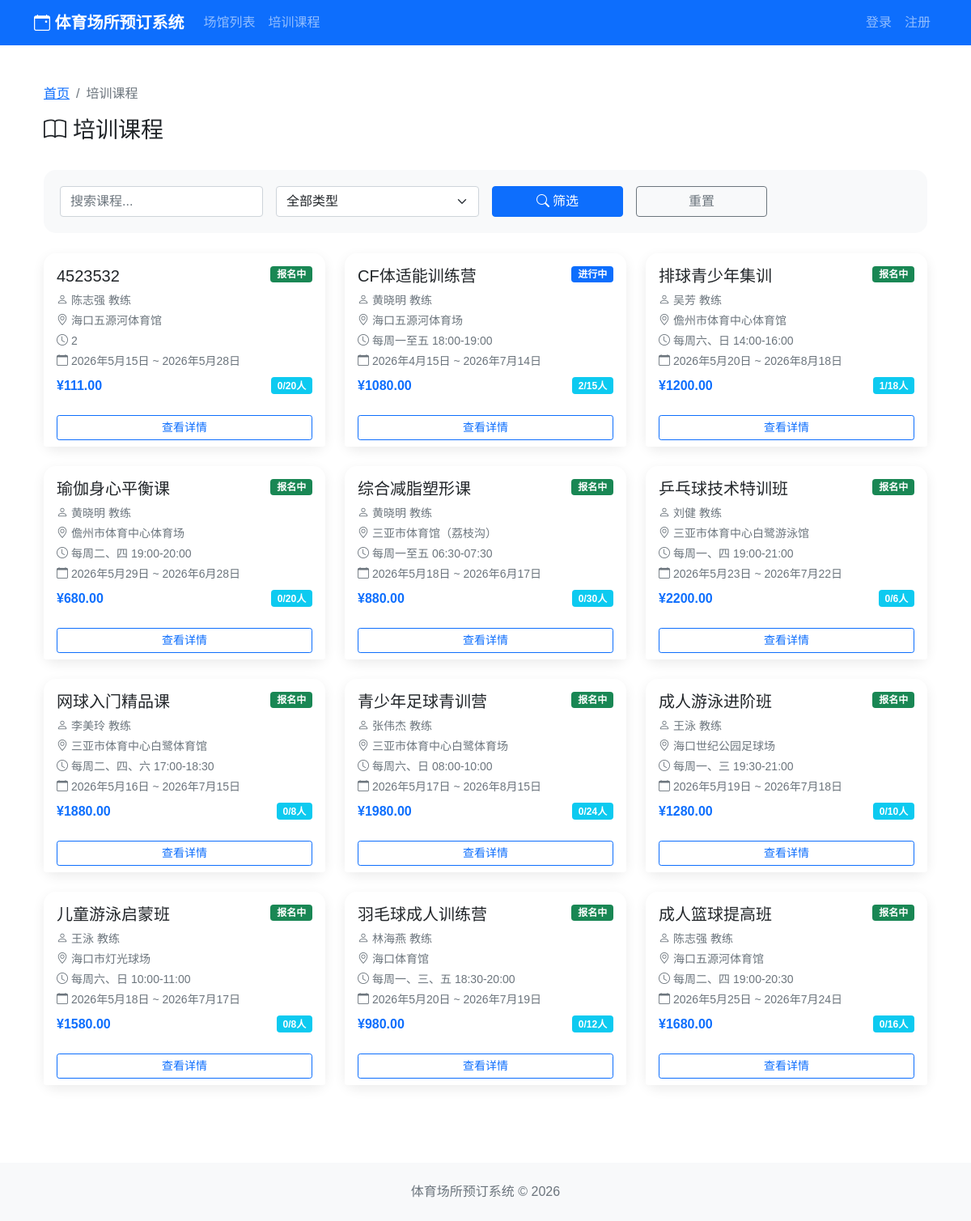
Page /courses/ on the committed database.
### courses/models.py (models this page shows, shortened)
class Course(models.Model):
    COURSE_TYPE_CHOICES = (
        ('football', '足球'),
        ('basketball', '篮球'),
        ('tennis', '网球'),
        ('badminton', '羽毛球'),
        ('swimming', '游泳'),
        ('table_tennis', '乒乓球'),
        ('fitness', '健身'),
        ('other', '其他'),
    )
    STATUS_CHOICES = (
        ('enrolling', '报名中'),
        ('in_progress', '进行中'),
        ('completed', '已结课'),
        ('cancelled', '已取消'),
    )
    name = models.CharField(max_length=100, verbose_name='课程名称')
    coach = models.ForeignKey(Coach, on_delete=models.CASCADE, related_name='courses', verbose_name='授课教练')
    venue = models.ForeignKey(Venue, on_delete=models.CASCADE, related_name='courses', verbose_name='上课场馆')
    course_type = models.CharField(max_length=20, choices=COURSE_TYPE_CHOICES, verbose_name='课程类型')
    description = models.TextField(blank=True, verbose_name='课程描述')
    max_students = models.IntegerField(default=20, verbose_name='最大人数')
    price = models.DecimalField(max_digits=10, decimal_places=2, verbose_name='课程价格')
    start_date = models.DateField(verbose_name='开课日期')
    end_date = models.DateField(verbose_name='结课日期')
    schedule = models.CharField(max_length=200, verbose_name='上课时间')
    status = models.CharField(max_length=20, choices=STATUS_CHOICES, default='enrolling', verbose_name='状态')
    created_at = models.DateTimeField(auto_now_add=True, verbose_name='创建时间')
    updated_at = models.DateTimeField(auto_now=True, verbose_name='更新时间')
    class Meta:
        db_table = 'courses'
        verbose_name = '课程'
        verbose_name_plural = '课程'
        ordering = ['-created_at']
    @property
    def enrolled_count(self):
        return self.enrollments.filter(status='enrolled').count()

class Coach(models.Model):
    GENDER_CHOICES = (
        ('male', '男'),
        ('female', '女'),
    )
    STATUS_CHOICES = (
        ('active', '在职'),
        ('inactive', '离职'),
    )
    name = models.CharField(max_length=50, verbose_name='教练姓名')
    gender = models.CharField(max_length=10, choices=GENDER_CHOICES, verbose_name='性别')
    phone = models.CharField(max_length=20, verbose_name='联系电话')
    email = models.EmailField(blank=True, verbose_name='邮箱')
    avatar = models.ImageField(upload_to='coaches/', default='coaches/default.jpg', verbose_name='头像')
    speciality = models.CharField(max_length=200, verbose_name='擅长项目')
    description = models.TextField(blank=True, verbose_name='个人简介')
    experience = models.IntegerField(default=0, verbose_name='教龄(年)')
    certificate = models.CharField(max_length=200, blank=True, verbose_name='资质证书')
    status = models.CharField(max_length=20, choices=STATUS_CHOICES, default='active', verbose_name='状态')
    created_at = models.DateTimeField(auto_now_add=True, verbose_name='创建时间')
    updated_at = models.DateTimeField(auto_now=True, verbose_name='更新时间')
    class Meta:
        db_table = 'coaches'
        verbose_name = '教练'
        verbose_name_plural = '教练'

### venues/models.py (models this page shows, shortened)
class Venue(models.Model):
    VENUE_TYPE_CHOICES = (
        ('football', '足球场'),
        ('basketball', '篮球场'),
        ('tennis', '网球场'),
        ('badminton', '羽毛球场'),
        ('swimming', '游泳池'),
        ('table_tennis', '乒乓球室'),
        ('fitness', '健身房'),
        ('other', '其他'),
    )
    STATUS_CHOICES = (
        ('open', '开放'),
        ('closed', '关闭'),
        ('maintenance', '维护中'),
    )
    name = models.CharField(max_length=100, verbose_name='场馆名称')
    venue_type = models.CharField(max_length=20, choices=VENUE_TYPE_CHOICES, verbose_name='场馆类型')
    address = models.TextField(verbose_name='地址')
    description = models.TextField(blank=True, verbose_name='描述')
    image = models.ImageField(upload_to='venues/', blank=True, verbose_name='场馆图片')
    phone = models.CharField(max_length=20, verbose_name='联系电话')
    opening_hours = models.CharField(max_length=100, verbose_name='营业时间')
    price_per_hour = models.DecimalField(max_digits=10, decimal_places=2, verbose_name='每小时价格')
    status = models.CharField(max_length=20, choices=STATUS_CHOICES, default='open', verbose_name='状态')
    created_at = models.DateTimeField(auto_now_add=True, verbose_name='创建时间')
    updated_at = models.DateTimeField(auto_now=True, verbose_name='更新时间')
    class Meta:
        db_table = 'venues'
        verbose_name = '场馆'
        verbose_name_plural = '场馆'

### courses/views.py (the view)
# urls.py: path('', views.course_list, name='course_list'),
def course_list(request):
    courses = Course.objects.select_related('coach', 'venue').order_by('-created_at')
    course_type = request.GET.get('type')
    coach_id = request.GET.get('coach')
    status = request.GET.get('status')
    search = request.GET.get('search')
    if course_type:
        courses = courses.filter(course_type=course_type)
    if coach_id:
        courses = courses.filter(coach_id=coach_id)
    if status:
        courses = courses.filter(status=status)
    if search:
        courses = courses.filter(name__icontains=search)
    coaches = Coach.objects.filter(status='active')
    paginator = Paginator(courses, 12)
    page_number = request.GET.get('page')
    page_obj = paginator.get_page(page_number)
    return render(request, 'courses/course_list.html', {
        'page_obj': page_obj,
        'coaches': coaches,
        'current_type': course_type,
        'current_coach': coach_id,
        'current_status': status,
        'search': search
    })

### templates/courses/course_list.html (shortened to what this page needs)
{% extends 'base.html' %}
{% block content %}
<div class="container py-4">
    <nav aria-label="breadcrumb">
        <ol class="breadcrumb">
            <li class="breadcrumb-item"><a href="{% url 'home' %}">首页</a></li>
            <li class="breadcrumb-item active">培训课程</li>
        </ol>
    </nav>
    <div class="d-flex justify-content-between align-items-center mb-4">
        <h3><i class="bi bi-book me-2"></i>培训课程</h3>
    </div>
    <div class="filter-bar">
        <form method="get" class="row g-3">
            <div class="col-md-3">
                <input type="text" name="search" class="form-control" placeholder="搜索课程..." value="{{ search|default:'' }}">
            </div>
            <div class="col-md-3">
                <select name="type" class="form-select">
                    <option value="">全部类型</option>
                </select>
            </div>
            <div class="col-md-2">
                <button type="submit" class="btn btn-primary w-100"><i class="bi bi-search me-1"></i>筛选</button>
            </div>
            <div class="col-md-2">
                <a href="{% url 'courses:course_list' %}" class="btn btn-outline-secondary w-100">重置</a>
            </div>
        </form>
    </div>
    <div class="row">
        {% for course in page_obj %}
        <div class="col-md-4 mb-4">
            <div class="card course-card h-100">
                <div class="card-body">
                    <span class="badge bg-{% if course.status == 'enrolling' %}success{% elif course.status == 'in_progress' %}primary{% else %}secondary{% endif %} float-end">{{ course.get_status_display }}</span>
                    <h5 class="card-title">{{ course.name }}</h5>
                    <p class="text-muted small mb-1"><i class="bi bi-person me-1"></i>{{ course.coach.name }} 教练</p>
                    <p class="text-muted small mb-1"><i class="bi bi-geo-alt me-1"></i>{{ course.venue.name }}</p>
                    <p class="text-muted small mb-1"><i class="bi bi-clock me-1"></i>{{ course.schedule }}</p>
                    <p class="text-muted small mb-2"><i class="bi bi-calendar me-1"></i>{{ course.start_date }} ~ {{ course.end_date }}</p>
                    <div class="d-flex justify-content-between align-items-center">
                        <span class="fw-bold text-primary">¥{{ course.price }}</span>
                        <span class="badge bg-info">{{ course.enrolled_count }}/{{ course.max_students }}人</span>
                    </div>
                </div>
                <div class="card-footer bg-white border-top-0">
                    <a href="{% url 'courses:course_detail' course.id %}" class="btn btn-outline-primary btn-sm w-100">查看详情</a>
                </div>
            </div>
        </div>
        {% empty %}
        <div class="col-12 text-center py-5">
            <i class="bi bi-inbox text-muted" style="font-size: 4rem;"></i>
            <h4 class="text-muted mt-3">暂无培训课程</h4>
        </div>
        {% endfor %}
    </div>
</div>
{% endblock %}

### templates/base.html (style rules this page uses)
body { font-family: 'Microsoft YaHei', sans-serif; }
.card { box-shadow: 0 2px 4px rgba(0,0,0,0.1); }

### templates/courses/course_list.html (style rules this page uses)
.course-card { border: none; border-radius: 15px; box-shadow: 0 5px 15px rgba(0,0,0,0.08); transition: all 0.3s; }
.filter-bar { background: #f8f9fa; padding: 20px; border-radius: 15px; margin-bottom: 25px; }

### rows in the picture
Course: status "报名中", name "4523532", coach.name "陈志强", venue.name "海口五源河体育馆", schedule "2", start_date "2026年5月15日", end_date "2026年5月28日", price "111.00", enrolled_count "0", max_students "20"
Course: status "进行中", name "CF体适能训练营", coach.name "黄晓明", venue.name "海口五源河体育场", schedule "每周一至五 18:00-19:00", start_date "2026年4月15日", end_date "2026年7月14日", price "1080.00", enrolled_count "2", max_students "15"
Course: status "报名中", name "排球青少年集训", coach.name "吴芳", venue.name "儋州市体育中心体育馆", schedule "每周六、日 14:00-16:00", start_date "2026年5月20日", end_date "2026年8月18日", price "1200.00", enrolled_count "1", max_students "18"
Course: status "报名中", name "瑜伽身心平衡课", coach.name "黄晓明", venue.name "儋州市体育中心体育场", schedule "每周二、四 19:00-20:00", start_date "2026年5月29日", end_date "2026年6月28日", price "680.00", enrolled_count "0", max_students "20"
Course: status "报名中", name "综合减脂塑形课", coach.name "黄晓明", venue.name "三亚市体育馆（荔枝沟）", schedule "每周一至五 06:30-07:30", start_date "2026年5月18日", end_date "2026年6月17日", price "880.00", enrolled_count "0", max_students "30"
Course: status "报名中", name "乒乓球技术特训班", coach.name "刘健", venue.name "三亚市体育中心白鹭游泳馆", schedule "每周一、四 19:00-21:00", start_date "2026年5月23日", end_date "2026年7月22日", price "2200.00", enrolled_count "0", max_students "6"
Course: status "报名中", name "网球入门精品课", coach.name "李美玲", venue.name "三亚市体育中心白鹭体育馆", schedule "每周二、四、六 17:00-18:30", start_date "2026年5月16日", end_date "2026年7月15日", price "1880.00", enrolled_count "0", max_students "8"
Course: status "报名中", name "青少年足球青训营", coach.name "张伟杰", venue.name "三亚市体育中心白鹭体育场", schedule "每周六、日 08:00-10:00", start_date "2026年5月17日", end_date "2026年8月15日", price "1980.00", enrolled_count "0", max_students "24"
Course: status "报名中", name "成人游泳进阶班", coach.name "王泳", venue.name "海口世纪公园足球场", schedule "每周一、三 19:30-21:00", start_date "2026年5月19日", end_date "2026年7月18日", price "1280.00", enrolled_count "0", max_students "10"
Course: status "报名中", name "儿童游泳启蒙班", coach.name "王泳", venue.name "海口市灯光球场", schedule "每周六、日 10:00-11:00", start_date "2026年5月18日", end_date "2026年7月17日", price "1580.00", enrolled_count "0", max_students "8"
Course: status "报名中", name "羽毛球成人训练营", coach.name "林海燕", venue.name "海口体育馆", schedule "每周一、三、五 18:30-20:00", start_date "2026年5月20日", end_date "2026年7月19日", price "980.00", enrolled_count "0", max_students "12"
Course: status "报名中", name "成人篮球提高班", coach.name "陈志强", venue.name "海口五源河体育馆", schedule "每周二、四 19:00-20:30", start_date "2026年5月25日", end_date "2026年7月24日", price "1680.00", enrolled_count "0", max_students "16"
